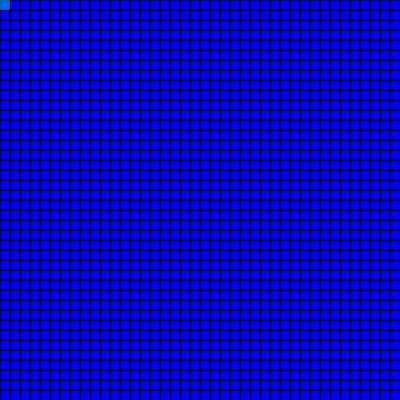
Frame 1 (no input)
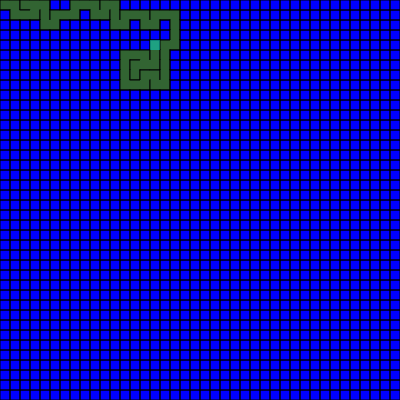
Frame 60 (no input)
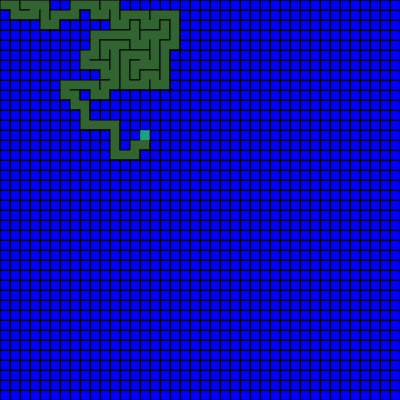
Frame 120 (the mouse pressed at the canvas centre since frame 60)

The p5.js sketch that drew these frames (run headless with seeded random() and noise() and a simulated clock; from frame 60 on, the mouse is pressed at the canvas centre):

// p5.js sketch
// ── sketch.js
let rows;
let cols;
const scl = 10;
let cells = [];
let current;
let stack=[];
function setup() {

  createCanvas(400, 400);
  rows = height / scl;
  cols = width / scl;
  background(0);
   //cell = new Cell(1,1);
  for (let i = 0; i < rows; i++) {
    for (let j = 0; j < cols; j++) {
      var c=new Cell(i,j);
      console.log(c.i);
      cells.push(c);
      
    }
  }
  current=cells[0];
}

function draw() {
 background(0,0,255);
  
  for(c in cells){
    cells[c].show(); 
  }
  current.visited=true;
  current.highlight();
  let next=current.checkNeighbors();
  if(next!=null){
    next.visited=true;
  
  stack.push(current);
  let x=current.i-next.i;
    if (x==1) {
      current.walls[0]=false;
      next.walls[2]=false;
    } else if (x==-1) {
      next.walls[0]=false;
      current.walls[2]=false;
    } 
    let y=current.j-next.j;
    if (y==1) {
      current.walls[3]=false;
      next.walls[1]=false;
    } else if(y==-1) {
      next.walls[3]=false;
      current.walls[1]=false;
    } 
    
    current=next;
  }
  else if(stack.length>0 ){
    current=stack.pop();
  }
}
// ── cell.js
class Cell {
  
  
  
  constructor(i ,j){
    this.i=i;
    this.j=j;
    this.visited= false;

  this.walls =[true,true,true,true];
  
  }

  show=function(){
   let x= this.j*scl;
   let y=this.i*scl;
       
   if(this.visited){
     fill(50,100,50);
     noStroke();
     rect(x,y,scl,scl);
   }
   stroke(2);
   
   noFill();
   
   if(this.walls[0])//top
     line(x,y,x+scl,y);
   if(this.walls[1])//right
     line(x+scl,y,x+scl,y+scl);
   if(this.walls[2])//bottom
     line(x,y+scl,x+scl,y+scl);
   if(this.walls[3])//left
     line(x,y,x,y+scl);

  }
  
  checkNeighbors=function(){
    let neighbors=[];
    let k=0;
    let p;
    if(this.j>0 ){
      	
    	 p=this.i*cols+(this.j-1);
      let top= cells[p];
      if(!top.visited)neighbors[k++]=top;
    }
    if(this.i<cols-1){
    	 p=(this.i+1)*cols+this.j;
      let right = cells[p];
      if(!right.visited)neighbors[k++]=right;
    }
    if(this.j<rows-1){
    	p =this.i*cols+(this.j+1);
      let bottom =cells[p];
      if(!bottom.visited)neighbors[k++]=bottom;
    }
    if(this.i>0){
    	p=(this.i-1)*cols+this.j;	
      let left = cells[p];
      if(!left.visited)neighbors[k++]=left;
    }
    if(k>=0){
      let r = floor(random(0,k));
     // print(r);
      return neighbors[r];
    
    }
  else {
    return null ;
    }
    
  }
  
  highlight=function(){
     let x= this.j*scl;
     let y=this.i*scl;
     fill(2,255,255 ,100);
     noStroke();

    rect(x,y,scl,scl);
    
  }

}
